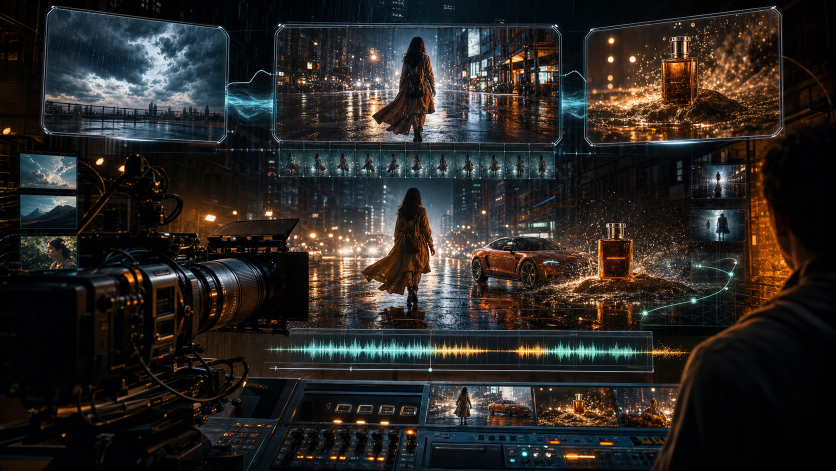
#> input picture skillset/imported-skills/related-local/seedance-2.0/assets/hero-cinematic.png, 1672 x 941 px (shown at 1/2 size)
$ python -i export_seedance_refs.py   (imports and definitions only)
#> lines starting #> are read from the running program, lines starting #| are printed output that depends on the picture
#!/usr/bin/env python3
"""Resize and rename Cursor asset PNGs for Seedance omni_reference image_files order.

Maps to @image_file_1 … @image_file_4 by filename prefix (01…04).

Usage (from repo root):
  uv run --with pillow scripts/export_seedance_refs.py
  uv run --with pillow scripts/export_seedance_refs.py --assets "C:\\path\\to\\assets"
"""

from __future__ import annotations

import argparse
import os
import shutil
import sys
from pathlib import Path

from PIL import Image

MAX_EDGE = 2048
MAX_BYTES = 5 * 1024 * 1024

# Unique substrings from Cursor-export filenames (order = Seedance image_files index).
REF_SPECS: list[tuple[str, str]] = [
    (
        "5811228a-d225-44aa-af3c-42c2f6efa4e9",
        "01_image_file_1_character_design.png",
    ),
    (
        "fcb9b44c-c1d0-4601-a40d-693bbe648437",
        "02_image_file_2_face_knife_closeup.png",
    ),
    (
        "07ed1dbc-3d06-4539-83fd-62c03da4e079-cfcfc857",
        "03_image_file_3_empty_restaurant.png",
    ),
    (
        "4e616ec6-45ca-49cd-ac0d-841404cdc368",
        "04_image_file_4_gang_confrontation.png",
    ),
]


def os_path(p: Path) -> str:
    r"""Windows: extended path for long Cursor filenames."""
    s = str(p.resolve())
    if os.name != "nt" or s.startswith("\\\\?\\"):
        return s
    if len(s) < 220:
        return s
    if s.startswith("\\\\"):
        return "\\\\?\\UNC\\" + s[2:]
    return "\\\\?\\" + s


# [8 lines left out: function find_one, not called in this run]


def process_one(src: Path, dest: Path) -> None:
    p_os = os_path(src)
    if not os.path.isfile(p_os):
        raise FileNotFoundError(p_os)
    size = os.path.getsize(p_os)
    with Image.open(p_os) as im:
        im = im.convert("RGBA")
        w, h = im.size
    need_resize = max(w, h) > MAX_EDGE or size > MAX_BYTES
    dest.parent.mkdir(parents=True, exist_ok=True)
    if not need_resize:
        shutil.copy2(p_os, os_path(dest))
        print(f"copy   {dest.name}  {w}x{h}  {size // 1024}KB")
        return
    scale = MAX_EDGE / max(w, h)
    nw, nh = max(1, int(w * scale)), max(1, int(h * scale))
    with Image.open(p_os) as im:
        im = im.convert("RGBA")
        out_im = im.resize((nw, nh), Image.Resampling.LANCZOS)
        out_im.save(os_path(dest), "PNG", optimize=True)
    new_size = dest.stat().st_size
    print(f"resize {dest.name}  {w}x{h} -> {nw}x{nh}  {size // 1024}KB -> {new_size // 1024}KB")


# [35 lines left out: function main, not called in this run]


# [2 lines not run here, left out]

>>> import cv2
>>> picture = cv2.imread('../../seedance-2.0/assets/hero-cinematic.png', cv2.IMREAD_GRAYSCALE)
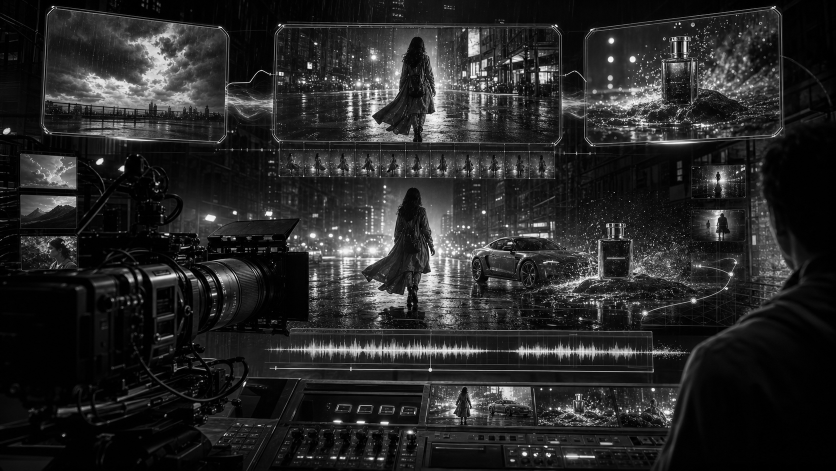
#> picture: shape (941, 1672) (shown at 1/2 size); min 0, max 255, mean 39.2
>>> result = process_one(picture, 'out.png')
#> (the run stopped early here; a loop or call above may not have finished)

$ run again, on ChatGPT Image May 9, 2026, 12_49_16 AM.png
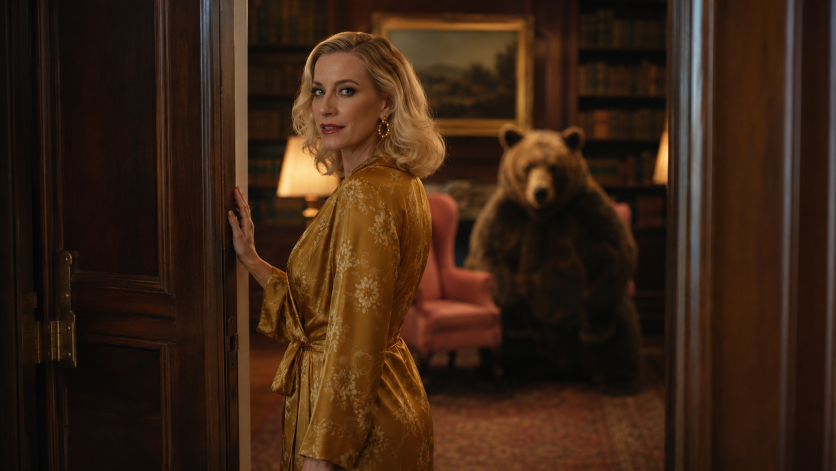
#> input picture ChatGPT Image May 9, 2026, 12_49_16 AM.png, 1672 x 941 px (shown at 1/2 size)
#> `picture = cv2.imread('../../seedance-2.0/assets/hero-cinematic.png', c..`:
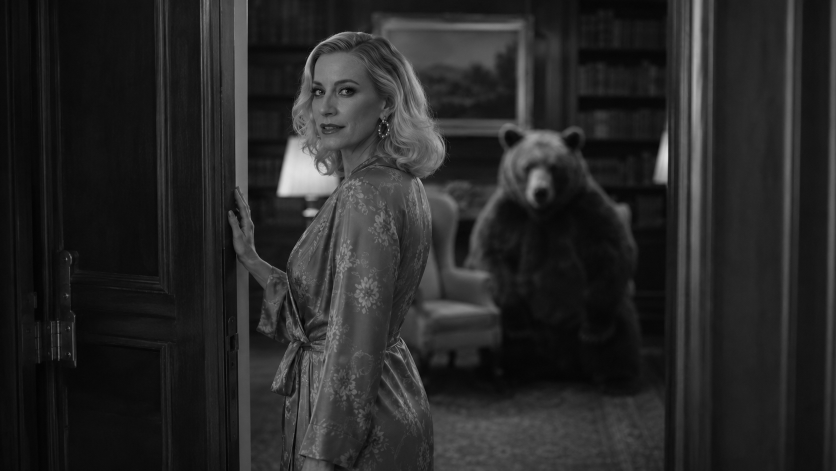
#> picture: shape (941, 1672) (shown at 1/2 size); min 1, max 240, mean 39.9
